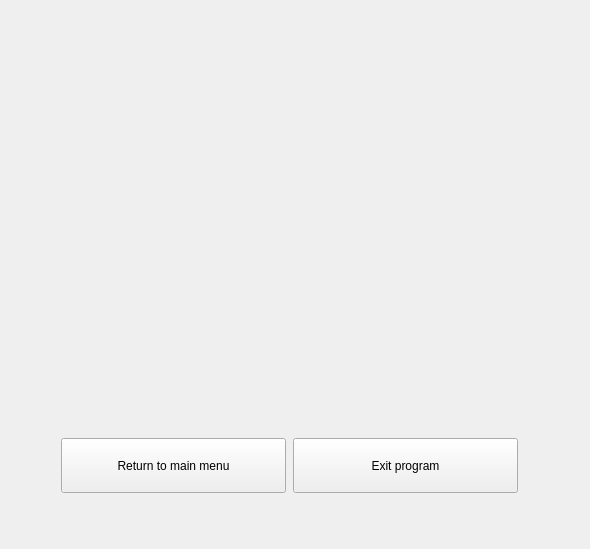
<?xml version="1.0" encoding="UTF-8"?>
<ui version="4.0">
 <class>everyday_viewer</class>
 <widget class="QWidget" name="everyday_viewer">
  <property name="geometry">
   <rect>
    <x>0</x>
    <y>0</y>
    <width>590</width>
    <height>549</height>
   </rect>
  </property>
  <property name="windowTitle">
   <string>Form</string>
  </property>
  <widget class="QWidget" name="layoutWidget">
   <property name="geometry">
    <rect>
     <x>60</x>
     <y>410</y>
     <width>461</width>
     <height>111</height>
    </rect>
   </property>
   <layout class="QHBoxLayout" name="horizontalLayout">
    <item>
     <widget class="QPushButton" name="main_menu_button_everyday">
      <property name="maximumSize">
       <size>
        <width>225</width>
        <height>55</height>
       </size>
      </property>
      <property name="text">
       <string>Return to main menu</string>
      </property>
     </widget>
    </item>
    <item>
     <widget class="QPushButton" name="exit_button_everyday">
      <property name="maximumSize">
       <size>
        <width>225</width>
        <height>55</height>
       </size>
      </property>
      <property name="text">
       <string>Exit program</string>
      </property>
     </widget>
    </item>
   </layout>
  </widget>
 </widget>
 <resources/>
 <connections/>
</ui>
